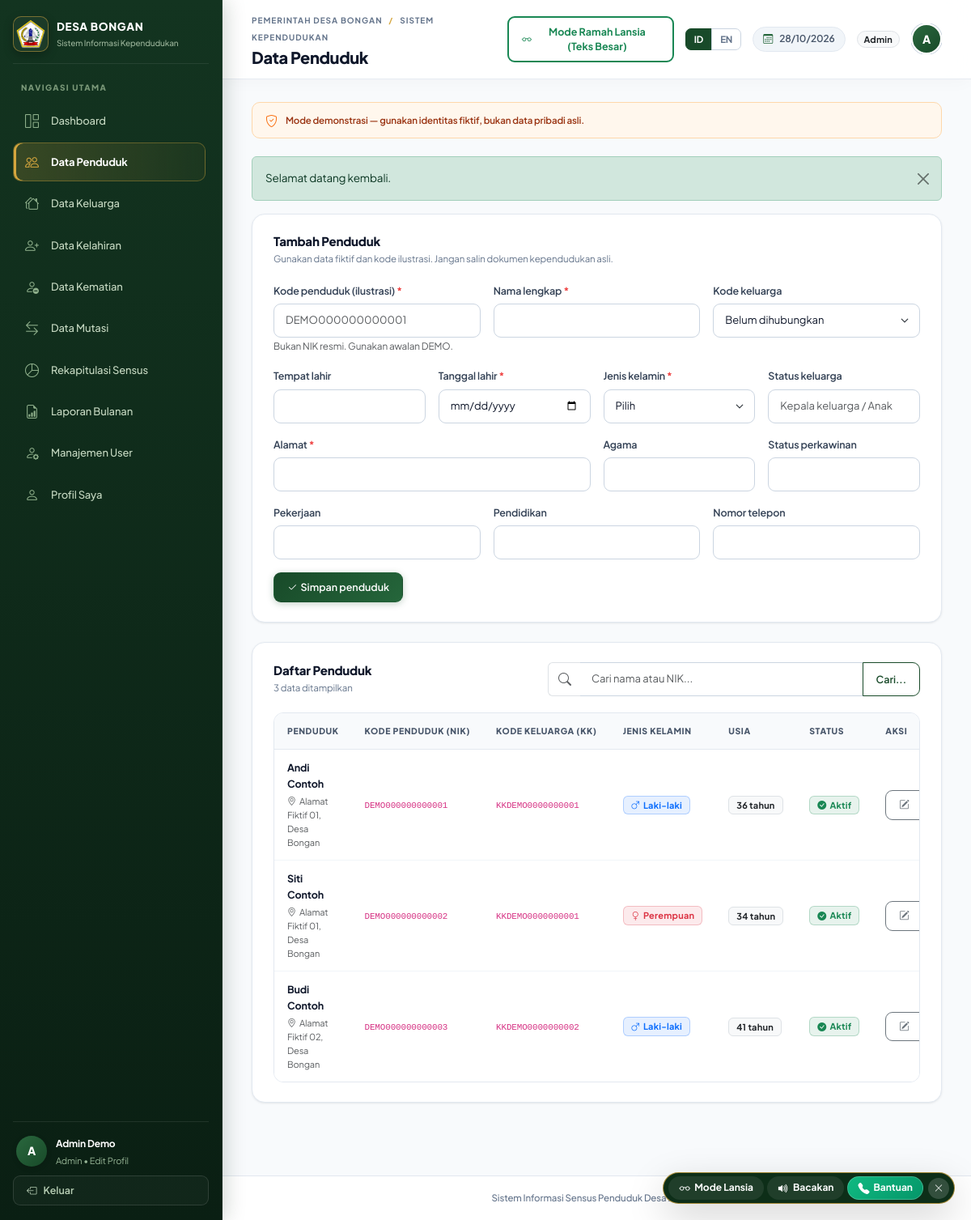
Screenshot of /index.php?page=residents (signed in) with the database file from the repository.
### tables this page shows
CREATE TABLE IF NOT EXISTS users (
    id BIGINT UNSIGNED NOT NULL AUTO_INCREMENT,
    full_name VARCHAR(150) NOT NULL,
    username VARCHAR(80) NOT NULL,
    password_hash VARCHAR(255) NOT NULL,
    role ENUM('admin', 'kepala_desa', 'penduduk') NOT NULL,
    approval_status ENUM('pending', 'approved') NOT NULL DEFAULT 'approved',
    resident_id BIGINT UNSIGNED NULL,
    is_active TINYINT(1) NOT NULL DEFAULT 1,
    created_at TIMESTAMP NOT NULL DEFAULT CURRENT_TIMESTAMP,
    updated_at TIMESTAMP NOT NULL DEFAULT CURRENT_TIMESTAMP ON UPDATE CURRENT_TIMESTAMP,
    PRIMARY KEY (id),
    UNIQUE KEY uq_users_username (username),
    UNIQUE KEY uq_users_resident (resident_id),
    KEY idx_users_role_active_approval (role, is_active, approval_status),
    CONSTRAINT fk_users_resident FOREIGN KEY (resident_id)
        REFERENCES residents (id) ON DELETE SET NULL ON UPDATE CASCADE
);

CREATE TABLE IF NOT EXISTS residents (
    id BIGINT UNSIGNED NOT NULL AUTO_INCREMENT,
    nik CHAR(16) NOT NULL COMMENT 'Kode ilustrasi DEMO + 12 angka; bukan NIK asli',
    full_name VARCHAR(150) NOT NULL,
    birth_place VARCHAR(100) NULL,
    birth_date DATE NOT NULL,
    gender ENUM('Laki-laki', 'Perempuan') NOT NULL,
    household_id BIGINT UNSIGNED NULL,
    address VARCHAR(500) NOT NULL,
    religion VARCHAR(40) NULL,
    marital_status VARCHAR(30) NULL,
    occupation VARCHAR(100) NULL,
    education VARCHAR(100) NULL,
    family_role VARCHAR(40) NULL,
    phone VARCHAR(30) NULL,
    population_status ENUM('active', 'inactive') NOT NULL DEFAULT 'active',
    created_at TIMESTAMP NOT NULL DEFAULT CURRENT_TIMESTAMP,
    updated_at TIMESTAMP NOT NULL DEFAULT CURRENT_TIMESTAMP ON UPDATE CURRENT_TIMESTAMP,
    PRIMARY KEY (id),
    UNIQUE KEY uq_residents_nik (nik),
    KEY idx_residents_name (full_name),
    KEY idx_residents_household (household_id),
    KEY idx_residents_status_gender (population_status, gender),
    CONSTRAINT chk_residents_demo_code CHECK (nik REGEXP '^DEMO[0-9]{12}$'),
    CONSTRAINT fk_residents_household FOREIGN KEY (household_id)
        REFERENCES households (id) ON DELETE SET NULL ON UPDATE CASCADE
);

CREATE TABLE IF NOT EXISTS households (
    id BIGINT UNSIGNED NOT NULL AUTO_INCREMENT,
    household_number CHAR(16) NOT NULL COMMENT 'Kode ilustrasi KKDEMO + 10 angka; bukan nomor KK asli',
    head_nik CHAR(16) NULL COMMENT 'Kode ilustrasi DEMO + 12 angka; bukan NIK asli',
    address VARCHAR(500) NOT NULL,
    rt VARCHAR(5) NULL,
    rw VARCHAR(5) NULL,
    created_at TIMESTAMP NOT NULL DEFAULT CURRENT_TIMESTAMP,
    PRIMARY KEY (id),
    UNIQUE KEY uq_households_number (household_number),
    KEY idx_households_head_nik (head_nik),
    CONSTRAINT chk_households_demo_number CHECK (household_number REGEXP '^KKDEMO[0-9]{10}$'),
    CONSTRAINT chk_households_demo_head CHECK (head_nik IS NULL OR head_nik REGEXP '^DEMO[0-9]{12}$')
);

### residents.php (the view, shortened to what the rows shown need)
<?php
$query = 'SELECT r.*, h.household_number FROM residents r LEFT JOIN households h ON h.id=r.household_id';
$parameters = [];
$query .= ' ORDER BY r.created_at DESC LIMIT 300';
$statement = $pdo->prepare($query);
$statement->execute($parameters);
$residents = $statement->fetchAll();
?>
<div class="panel-card">
    <div class="table-responsive">
        <table class="table align-middle data-table">
            <thead>
                <tr>
                    <th><?= h(__('residents.th_resident')) ?></th>
                    <th><?= h(__('residents.th_nik')) ?></th>
                    <th><?= h(__('residents.th_kk')) ?></th>
                    <th><?= h(__('residents.th_gender')) ?></th>
                    <th><?= h(__('residents.th_age')) ?></th>
                    <th><?= h(__('residents.th_status')) ?></th>
                    <?php if ($user['role'] === 'admin'): ?><th><?= h(__('residents.th_action')) ?></th><?php endif; ?>
                </tr>
            </thead>
            <tbody>
            <?php foreach ($residents as $resident): ?>
                <tr>
                    <td>
                        <strong><?= h($resident['full_name']) ?></strong>
                        <small class="text-muted"><i class="bi bi-geo-alt me-1"></i><?= h($resident['address']) ?></small>
                    </td>
                    <td><code><?= h($resident['nik']) ?></code></td>
                    <td><?= $resident['household_number'] ? '<code>' . h($resident['household_number']) . '</code>' : '<span class="text-muted">-</span>' ?></td>
                    <td>
                        <?= $resident['gender'] === 'Laki-laki'
                            ? '<span class="badge bg-primary bg-opacity-10 text-primary border border-primary border-opacity-25"><i class="bi bi-gender-male me-1"></i>' . h(__('common.male')) . '</span>'
                            : '<span class="badge bg-danger bg-opacity-10 text-danger border border-danger border-opacity-25"><i class="bi bi-gender-female me-1"></i>' . h(__('common.female')) . '</span>'
                        ?>
                    </td>
                    <td><span class="badge bg-light text-dark border"><?= h(__('residents.years_old', ['years' => (new DateTimeImmutable($resident['birth_date']))->diff(new DateTimeImmutable())->y])) ?></span></td>
                    <td>
                        <?= $resident['population_status'] === 'active'
                            ? '<span class="badge bg-success bg-opacity-10 text-success border border-success border-opacity-25"><i class="bi bi-check-circle-fill me-1"></i>' . h(__('common.active')) . '</span>'
                            : '<span class="badge bg-secondary bg-opacity-10 text-secondary border border-secondary border-opacity-25"><i class="bi bi-dash-circle me-1"></i>' . h(__('common.inactive')) . '</span>'
                        ?>
                    </td>
                    <?php if ($user['role'] === 'admin'): ?>
                        <td>
                            <div class="btn-group btn-group-sm">
                                <a class="btn btn-outline-secondary" href="index.php?page=residents&edit=<?= (int) $resident['id'] ?>#resident-form" title="<?= h(__('common.edit')) ?>">
                                    <i class="bi bi-pencil-square"></i>
                                </a>
                            </div>
                        </td>
                    <?php endif; ?>
                </tr>
            <?php endforeach; ?>
            </tbody>
        </table>
    </div>
</div>

### header.php (shortened to what the rows shown need)
<!doctype html>
<html lang="<?= h(current_lang()) ?>">
<head>
    <link href="https://cdn.jsdelivr.net/npm/bootstrap@5.3.3/dist/css/bootstrap.min.css" rel="stylesheet">
    <link href="https://cdn.jsdelivr.net/npm/bootstrap-icons@1.11.3/font/bootstrap-icons.min.css" rel="stylesheet">
    <link href="assets/css/app.css?v=<?= asset_version('assets/css/app.css') ?>" rel="stylesheet">
</head>
<body>
<div class="app-shell">
    <aside class="sidebar" id="sidebar">
        <div class="sidebar-bottom">
            <a href="index.php?page=profile" class="user-mini text-decoration-none" title="<?= h(__('common.view_edit_profile')) ?>">
                <span class="avatar"><?= h(mb_strtoupper(mb_substr($user['full_name'], 0, 1))) ?></span>
                <span class="text-truncate">
                    <strong><?= h($user['full_name']) ?></strong>
                    <small class="d-flex align-items-center gap-1"><?= h(role_label($user['role'])) ?> &bull; <?= h(__('common.edit_profile')) ?></small>
                </span>
            </a>
        </div>
    </aside>
    <main class="main-area">
        <header class="topbar">
            <div class="page-heading">
                <h1><?= h($title) ?></h1>
            </div>
            <div class="topbar-right">
                <button type="button" class="btn btn-sm btn-outline-success border-2 fw-bold d-none d-md-inline-flex align-items-center gap-1" onclick="toggleSeniorMode()" title="<?= h(__('senior.mode_toggle')) ?>" id="topbarSeniorBtn">
                    <i class="bi bi-eyeglasses"></i> <span id="topbarSeniorText"><?= h(__('senior.mode_toggle')) ?></span>
                </button>
                <?= render_lang_switcher() ?>
                <span class="today"><i class="bi bi-calendar3 me-2"></i><?= h((new DateTimeImmutable())->format(current_lang() === 'en' ? 'M d, Y' : 'd/m/Y')) ?></span>
                <span class="badge rounded-pill bg-light text-dark border px-2 py-1 d-none d-md-inline-block"><?= h(role_label($user['role'])) ?></span>
                <div class="dropdown user-dropdown">
                    <button class="btn p-0 border-0 top-avatar-btn" type="button" data-bs-toggle="dropdown" aria-expanded="false" title="<?= h($user['full_name']) ?> (<?= h(role_label($user['role'])) ?>)">
                        <span class="top-avatar"><?= h(mb_strtoupper(mb_substr($user['full_name'], 0, 1))) ?></span>
                    </button>
                </div>
            </div>
        </header>
        <section class="content-area">

### rows the page displays
users: full_name "A", full_name "Admin Demo", role "Admin"
residents: full_name "Andi Contoh", address "Alamat Fiktif 01, Desa Bongan", nik "DEMO000000000001", household.household_number "KKDEMO0000000001", gender "Laki-laki"
residents: full_name "Siti Contoh", address "Alamat Fiktif 01, Desa Bongan", nik "DEMO000000000002", household.household_number "KKDEMO0000000001", gender "Perempuan"
residents: full_name "Budi Contoh", address "Alamat Fiktif 02, Desa Bongan", nik "DEMO000000000003", household.household_number "KKDEMO0000000002", gender "Laki-laki"

### other values shown
__('app.subname') "Sistem Informasi Kependudukan"
__('nav.main') "NAVIGASI UTAMA"
$label "Dashboard"
$label "Data Penduduk"
$label "Data Keluarga"
$label "Data Kelahiran"
$label "Data Kematian"
$label "Data Mutasi"
$label "Rekapitulasi Sensus"
$label "Laporan Bulanan"
$label "Manajemen User"
$label "Profil Saya"
__('common.edit_profile') "Edit Profil"
__('nav.logout') "Keluar"
__('app.agency') "PEMERINTAH DESA BONGAN"
